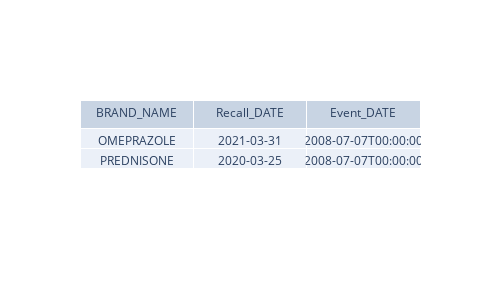

The notebook cell this image was saved under:
### Code cell
fig = go.Figure(data=[go.Table(header=dict(values=['BRAND_NAME','Recall_DATE','Event_DATE']),
                 cells=dict(values=[drugs_serious_recalled.brand_name, drugs_serious_recalled.Recall_DATE, drugs_serious_recalled.Event_DATE]))
                     ])
fig.update_layout(width=500, height=300)
fig.show()
print('''INSIGHTS:\n''')
print('''For the above life threatening drugs OMEPRAZOLE and PREDNISONE were recalled\n''')
print('''This is an indication for FDA that the DEPAKOTE and BISOPROLOL are still not recalled\n''')
print('''This is something which FDA has to look into and make sure the 2 drugs are taken care of''')
print('''The difference btw the event reported and recalled is huge, we can say that FDA has to look into cases where the cases have been reported as lifethreatining''')

### Figure 1 — Plotly figure (JSON) as saved in the notebook; plotly's stock layout.template omitted (floating-point values rounded to 4 significant figures)
{"data": [{"cells": {"values": [["OMEPRAZOLE", "PREDNISONE"], ["2021-03-31", "2020-03-25"], ["2008-07-07T00:00:00", "2008-07-07T00:00:00"]]}, "header": {"values": ["BRAND_NAME", "Recall_DATE", "Event_DATE"]}, "type": "table"}], "layout": {"height": 300, "width": 500}}
